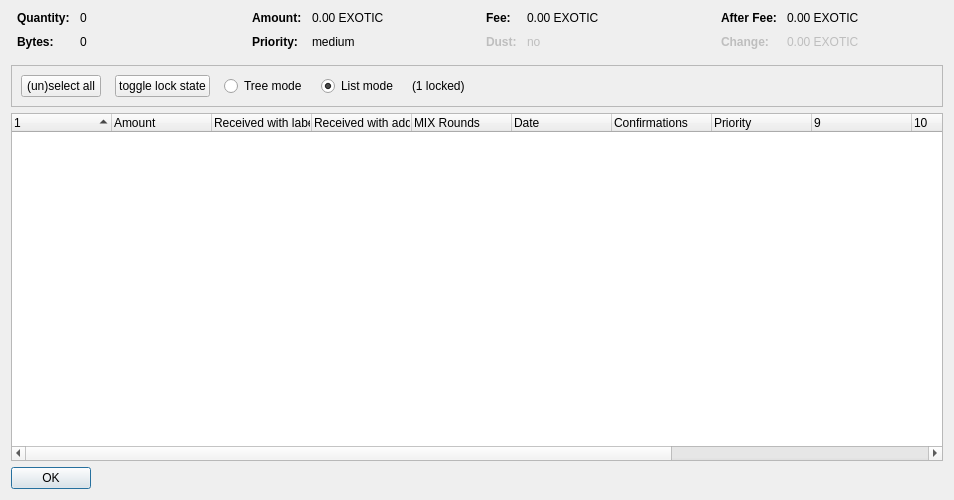
<?xml version="1.0" encoding="UTF-8"?>
<ui version="4.0">
 <class>CoinControlDialog</class>
 <widget class="QDialog" name="CoinControlDialog">
  <property name="geometry">
   <rect>
    <x>0</x>
    <y>0</y>
    <width>954</width>
    <height>500</height>
   </rect>
  </property>
  <property name="windowTitle">
   <string>Coin Selection</string>
  </property>
  <layout class="QVBoxLayout" name="verticalLayout">
   <item>
    <layout class="QHBoxLayout" name="horizontalLayoutTop" stretch="0,0,0,0">
     <property name="topMargin">
      <number>0</number>
     </property>
     <property name="bottomMargin">
      <number>10</number>
     </property>
     <item>
      <layout class="QFormLayout" name="formLayoutCoinControl1">
       <property name="horizontalSpacing">
        <number>10</number>
       </property>
       <property name="verticalSpacing">
        <number>10</number>
       </property>
       <property name="leftMargin">
        <number>6</number>
       </property>
       <property name="rightMargin">
        <number>6</number>
       </property>
       <item row="0" column="0">
        <widget class="QLabel" name="labelCoinControlQuantityText">
         <property name="font">
          <font>
           <weight>75</weight>
           <bold>true</bold>
          </font>
         </property>
         <property name="text">
          <string>Quantity:</string>
         </property>
        </widget>
       </item>
       <item row="0" column="1">
        <widget class="QLabel" name="labelCoinControlQuantity">
         <property name="cursor">
          <cursorShape>IBeamCursor</cursorShape>
         </property>
         <property name="contextMenuPolicy">
          <enum>Qt::ActionsContextMenu</enum>
         </property>
         <property name="text">
          <string notr="true">0</string>
         </property>
         <property name="textInteractionFlags">
          <set>Qt::LinksAccessibleByMouse|Qt::TextSelectableByKeyboard|Qt::TextSelectableByMouse</set>
         </property>
        </widget>
       </item>
       <item row="1" column="0">
        <widget class="QLabel" name="labelCoinControlBytesText">
         <property name="font">
          <font>
           <weight>75</weight>
           <bold>true</bold>
          </font>
         </property>
         <property name="text">
          <string>Bytes:</string>
         </property>
        </widget>
       </item>
       <item row="1" column="1">
        <widget class="QLabel" name="labelCoinControlBytes">
         <property name="cursor">
          <cursorShape>IBeamCursor</cursorShape>
         </property>
         <property name="contextMenuPolicy">
          <enum>Qt::ActionsContextMenu</enum>
         </property>
         <property name="text">
          <string notr="true">0</string>
         </property>
         <property name="textInteractionFlags">
          <set>Qt::LinksAccessibleByMouse|Qt::TextSelectableByKeyboard|Qt::TextSelectableByMouse</set>
         </property>
        </widget>
       </item>
      </layout>
     </item>
     <item>
      <layout class="QFormLayout" name="formLayoutCoinControl2">
       <property name="horizontalSpacing">
        <number>10</number>
       </property>
       <property name="verticalSpacing">
        <number>10</number>
       </property>
       <property name="leftMargin">
        <number>6</number>
       </property>
       <property name="rightMargin">
        <number>6</number>
       </property>
       <item row="0" column="0">
        <widget class="QLabel" name="labelCoinControlAmountText">
         <property name="font">
          <font>
           <weight>75</weight>
           <bold>true</bold>
          </font>
         </property>
         <property name="text">
          <string>Amount:</string>
         </property>
        </widget>
       </item>
       <item row="0" column="1">
        <widget class="QLabel" name="labelCoinControlAmount">
         <property name="cursor">
          <cursorShape>IBeamCursor</cursorShape>
         </property>
         <property name="contextMenuPolicy">
          <enum>Qt::ActionsContextMenu</enum>
         </property>
         <property name="text">
          <string notr="true">0.00 EXOTIC</string>
         </property>
         <property name="textInteractionFlags">
          <set>Qt::LinksAccessibleByMouse|Qt::TextSelectableByKeyboard|Qt::TextSelectableByMouse</set>
         </property>
        </widget>
       </item>
       <item row="1" column="0">
        <widget class="QLabel" name="labelCoinControlPriorityText">
         <property name="font">
          <font>
           <weight>75</weight>
           <bold>true</bold>
          </font>
         </property>
         <property name="text">
          <string>Priority:</string>
         </property>
        </widget>
       </item>
       <item row="1" column="1">
        <widget class="QLabel" name="labelCoinControlPriority">
         <property name="cursor">
          <cursorShape>IBeamCursor</cursorShape>
         </property>
         <property name="contextMenuPolicy">
          <enum>Qt::ActionsContextMenu</enum>
         </property>
         <property name="text">
          <string>medium</string>
         </property>
         <property name="textInteractionFlags">
          <set>Qt::LinksAccessibleByMouse|Qt::TextSelectableByKeyboard|Qt::TextSelectableByMouse</set>
         </property>
        </widget>
       </item>
      </layout>
     </item>
     <item>
      <layout class="QFormLayout" name="formLayoutCoinControl3">
       <property name="horizontalSpacing">
        <number>10</number>
       </property>
       <property name="verticalSpacing">
        <number>10</number>
       </property>
       <property name="leftMargin">
        <number>6</number>
       </property>
       <property name="rightMargin">
        <number>6</number>
       </property>
       <item row="0" column="0">
        <widget class="QLabel" name="labelCoinControlFeeText">
         <property name="font">
          <font>
           <weight>75</weight>
           <bold>true</bold>
          </font>
         </property>
         <property name="text">
          <string>Fee:</string>
         </property>
        </widget>
       </item>
       <item row="0" column="1">
        <widget class="QLabel" name="labelCoinControlFee">
         <property name="cursor">
          <cursorShape>IBeamCursor</cursorShape>
         </property>
         <property name="contextMenuPolicy">
          <enum>Qt::ActionsContextMenu</enum>
         </property>
         <property name="text">
          <string notr="true">0.00 EXOTIC</string>
         </property>
         <property name="textInteractionFlags">
          <set>Qt::LinksAccessibleByMouse|Qt::TextSelectableByKeyboard|Qt::TextSelectableByMouse</set>
         </property>
        </widget>
       </item>
       <item row="1" column="0">
        <widget class="QLabel" name="labelCoinControlLowOutputText">
         <property name="enabled">
          <bool>false</bool>
         </property>
         <property name="font">
          <font>
           <weight>75</weight>
           <bold>true</bold>
          </font>
         </property>
         <property name="text">
          <string>Dust:</string>
         </property>
        </widget>
       </item>
       <item row="1" column="1">
        <widget class="QLabel" name="labelCoinControlLowOutput">
         <property name="enabled">
          <bool>false</bool>
         </property>
         <property name="cursor">
          <cursorShape>IBeamCursor</cursorShape>
         </property>
         <property name="contextMenuPolicy">
          <enum>Qt::ActionsContextMenu</enum>
         </property>
         <property name="text">
          <string>no</string>
         </property>
         <property name="textInteractionFlags">
          <set>Qt::LinksAccessibleByMouse|Qt::TextSelectableByKeyboard|Qt::TextSelectableByMouse</set>
         </property>
        </widget>
       </item>
      </layout>
     </item>
     <item>
      <layout class="QFormLayout" name="formLayoutCoinControl4">
       <property name="horizontalSpacing">
        <number>10</number>
       </property>
       <property name="verticalSpacing">
        <number>10</number>
       </property>
       <property name="leftMargin">
        <number>6</number>
       </property>
       <property name="rightMargin">
        <number>6</number>
       </property>
       <item row="0" column="0">
        <widget class="QLabel" name="labelCoinControlAfterFeeText">
         <property name="font">
          <font>
           <weight>75</weight>
           <bold>true</bold>
          </font>
         </property>
         <property name="text">
          <string>After Fee:</string>
         </property>
        </widget>
       </item>
       <item row="0" column="1">
        <widget class="QLabel" name="labelCoinControlAfterFee">
         <property name="cursor">
          <cursorShape>IBeamCursor</cursorShape>
         </property>
         <property name="contextMenuPolicy">
          <enum>Qt::ActionsContextMenu</enum>
         </property>
         <property name="text">
          <string notr="true">0.00 EXOTIC</string>
         </property>
         <property name="textInteractionFlags">
          <set>Qt::LinksAccessibleByMouse|Qt::TextSelectableByKeyboard|Qt::TextSelectableByMouse</set>
         </property>
        </widget>
       </item>
       <item row="1" column="0">
        <widget class="QLabel" name="labelCoinControlChangeText">
         <property name="enabled">
          <bool>false</bool>
         </property>
         <property name="font">
          <font>
           <weight>75</weight>
           <bold>true</bold>
          </font>
         </property>
         <property name="text">
          <string>Change:</string>
         </property>
        </widget>
       </item>
       <item row="1" column="1">
        <widget class="QLabel" name="labelCoinControlChange">
         <property name="enabled">
          <bool>false</bool>
         </property>
         <property name="cursor">
          <cursorShape>IBeamCursor</cursorShape>
         </property>
         <property name="contextMenuPolicy">
          <enum>Qt::ActionsContextMenu</enum>
         </property>
         <property name="text">
          <string notr="true">0.00 EXOTIC</string>
         </property>
         <property name="textInteractionFlags">
          <set>Qt::LinksAccessibleByMouse|Qt::TextSelectableByKeyboard|Qt::TextSelectableByMouse</set>
         </property>
        </widget>
       </item>
      </layout>
     </item>
    </layout>
   </item>
   <item>
    <widget class="QFrame" name="frame">
     <property name="minimumSize">
      <size>
       <width>0</width>
       <height>40</height>
      </size>
     </property>
     <property name="frameShape">
      <enum>QFrame::StyledPanel</enum>
     </property>
     <property name="frameShadow">
      <enum>QFrame::Sunken</enum>
     </property>
     <layout class="QHBoxLayout" name="horizontalLayout">
      <item>
       <layout class="QHBoxLayout" name="horizontalLayoutPanel" stretch="0,0,0,0,0,0">
        <property name="spacing">
         <number>14</number>
        </property>
        <item>
         <widget class="QPushButton" name="pushButtonSelectAll">
          <property name="sizePolicy">
           <sizepolicy hsizetype="Maximum" vsizetype="Fixed">
            <horstretch>0</horstretch>
            <verstretch>0</verstretch>
           </sizepolicy>
          </property>
          <property name="text">
           <string>(un)select all</string>
          </property>
          <property name="autoDefault">
           <bool>false</bool>
          </property>
         </widget>
        </item>
        <item>
         <widget class="QPushButton" name="pushButtonToggleLock">
          <property name="sizePolicy">
           <sizepolicy hsizetype="Maximum" vsizetype="Fixed">
            <horstretch>0</horstretch>
            <verstretch>0</verstretch>
           </sizepolicy>
          </property>
          <property name="text">
           <string>toggle lock state</string>
          </property>
          <property name="autoDefault">
           <bool>false</bool>
          </property>
         </widget>
        </item>
        <item>
         <widget class="QRadioButton" name="radioTreeMode">
          <property name="sizePolicy">
           <sizepolicy hsizetype="Maximum" vsizetype="Fixed">
            <horstretch>0</horstretch>
            <verstretch>0</verstretch>
           </sizepolicy>
          </property>
          <property name="text">
           <string>Tree mode</string>
          </property>
         </widget>
        </item>
        <item>
         <widget class="QRadioButton" name="radioListMode">
          <property name="sizePolicy">
           <sizepolicy hsizetype="Maximum" vsizetype="Fixed">
            <horstretch>0</horstretch>
            <verstretch>0</verstretch>
           </sizepolicy>
          </property>
          <property name="text">
           <string>List mode</string>
          </property>
          <property name="checked">
           <bool>true</bool>
          </property>
         </widget>
        </item>
        <item>
         <widget class="QLabel" name="labelLocked">
          <property name="text">
           <string>(1 locked)</string>
          </property>
         </widget>
        </item>
        <item>
         <spacer name="horizontalSpacer">
          <property name="orientation">
           <enum>Qt::Horizontal</enum>
          </property>
          <property name="sizeHint" stdset="0">
           <size>
            <width>40</width>
            <height>20</height>
           </size>
          </property>
         </spacer>
        </item>
       </layout>
      </item>
     </layout>
    </widget>
   </item>
   <item>
    <widget class="CoinControlTreeWidget" name="treeWidget">
     <property name="contextMenuPolicy">
      <enum>Qt::CustomContextMenu</enum>
     </property>
     <property name="sortingEnabled">
      <bool>false</bool>
     </property>
     <property name="columnCount">
      <number>13</number>
     </property>
     <attribute name="headerShowSortIndicator" stdset="0">
      <bool>true</bool>
     </attribute>
     <attribute name="headerStretchLastSection">
      <bool>false</bool>
     </attribute>
     <column>
      <property name="text">
       <string/>
      </property>
     </column>
     <column>
      <property name="text">
       <string>Amount</string>
      </property>
     </column>
     <column>
      <property name="text">
       <string>Received with label</string>
      </property>
     </column>
     <column>
      <property name="text">
       <string>Received with address</string>
      </property>
     </column>
     <column>
      <property name="text">
       <string>MIX Rounds</string>
      </property>
     </column>
     <column>
      <property name="text">
       <string>Date</string>
      </property>
     </column>
     <column>
      <property name="text">
       <string>Confirmations</string>
      </property>
      <property name="toolTip">
       <string>Confirmed</string>
      </property>
     </column>
     <column>
      <property name="text">
       <string>Priority</string>
      </property>
     </column>
     <column>
      <property name="text">
       <string/>
      </property>
     </column>
     <column>
      <property name="text">
       <string/>
      </property>
     </column>
     <column>
      <property name="text">
       <string/>
      </property>
     </column>
     <column>
      <property name="text">
       <string/>
      </property>
     </column>
     <column>
      <property name="text">
       <string/>
      </property>
     </column>
    </widget>
   </item>
   <item>
    <widget class="QDialogButtonBox" name="buttonBox">
     <property name="sizePolicy">
      <sizepolicy hsizetype="Maximum" vsizetype="Fixed">
       <horstretch>0</horstretch>
       <verstretch>0</verstretch>
      </sizepolicy>
     </property>
     <property name="orientation">
      <enum>Qt::Horizontal</enum>
     </property>
     <property name="standardButtons">
      <set>QDialogButtonBox::Ok</set>
     </property>
    </widget>
   </item>
  </layout>
 </widget>
 <customwidgets>
  <customwidget>
   <class>CoinControlTreeWidget</class>
   <extends>QTreeWidget</extends>
   <header>coincontroltreewidget.h</header>
  </customwidget>
 </customwidgets>
 <resources/>
 <connections/>
</ui>
